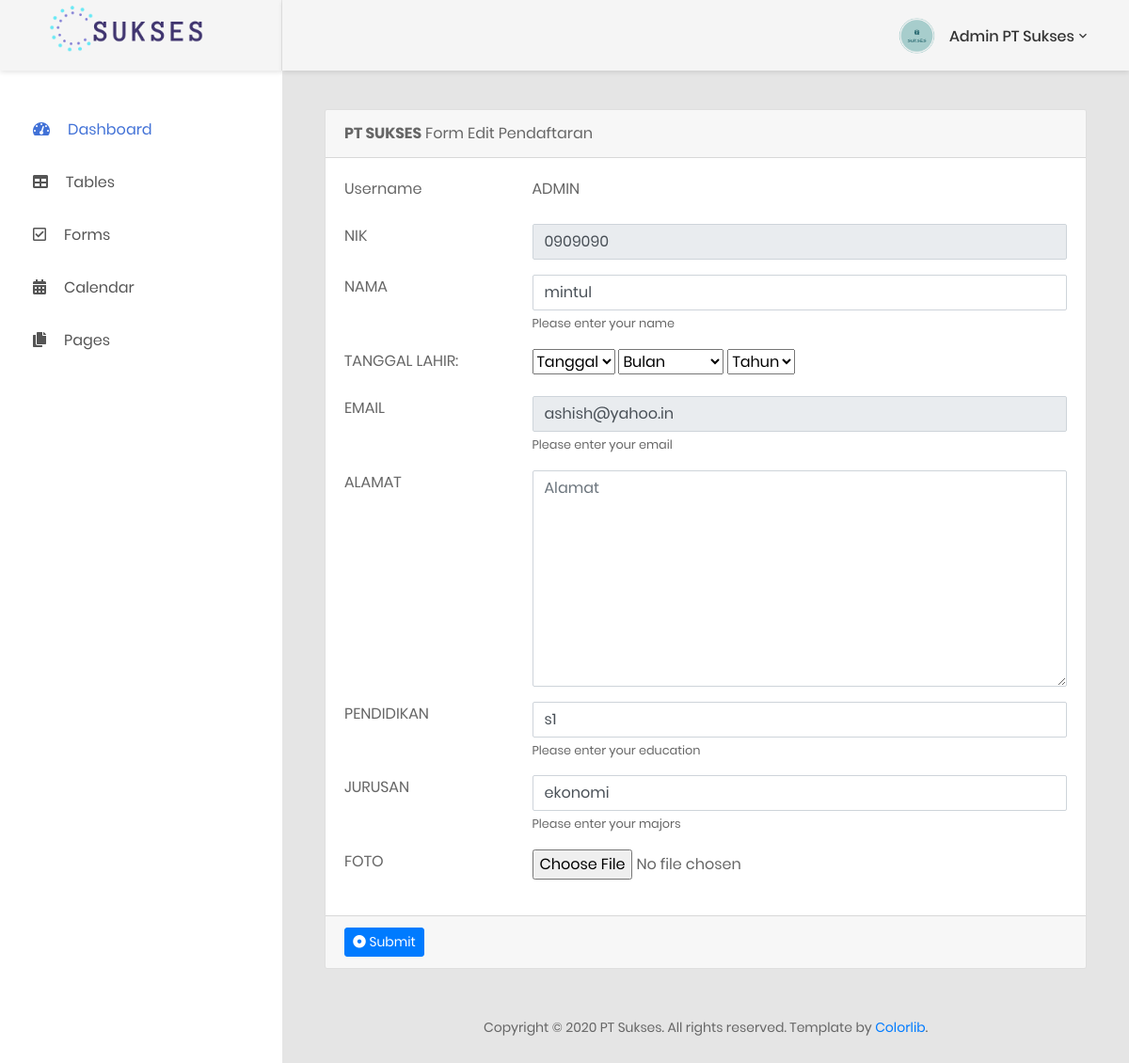
Page /form_edit.php?id_pegawai=2 (signed in) on the committed database.
### tables this page shows
CREATE TABLE `pegawai` (
  `id_pegawai` int(50) NOT NULL,
  `nik` varchar(30) NOT NULL,
  `nama` varchar(50) NOT NULL,
  `tgl_lahir` varchar(50) NOT NULL,
  `email` varchar(30) NOT NULL,
  `alamat` varchar(50) NOT NULL,
  `pendidikan` varchar(20) NOT NULL,
  `jurusan` varchar(20) NOT NULL,
  `foto` varchar(10) NOT NULL
);

### form_edit.php (the view, shortened to what this page needs)
<!DOCTYPE html>
<html lang="en">
<head>
    <link href="css/font-face.css" rel="stylesheet" media="all">
    <link href="vendor/font-awesome-4.7/css/font-awesome.min.css" rel="stylesheet" media="all">
    <link href="vendor/font-awesome-5/css/fontawesome-all.min.css" rel="stylesheet" media="all">
    <link href="vendor/mdi-font/css/material-design-iconic-font.min.css" rel="stylesheet" media="all">
    <link href="vendor/bootstrap-4.1/bootstrap.min.css" rel="stylesheet" media="all">
    <link href="vendor/animsition/animsition.min.css" rel="stylesheet" media="all">
    <link href="vendor/bootstrap-progressbar/bootstrap-progressbar-3.3.4.min.css" rel="stylesheet" media="all">
    <link href="vendor/wow/animate.css" rel="stylesheet" media="all">
    <link href="vendor/css-hamburgers/hamburgers.min.css" rel="stylesheet" media="all">
    <link href="vendor/slick/slick.css" rel="stylesheet" media="all">
    <link href="vendor/select2/select2.min.css" rel="stylesheet" media="all">
    <link href="vendor/perfect-scrollbar/perfect-scrollbar.css" rel="stylesheet" media="all">
    <link href="css/theme.css" rel="stylesheet" media="all">
</head>
<body class="animsition">
    <div class="page-wrapper">
        <aside class="menu-sidebar d-none d-lg-block">
            <div class="logo">
                <a href="#">
                    <img src="images/icon/sakses.png" alt="Cool Admin" />
                </a>
            </div>
            <div class="menu-sidebar__content js-scrollbar1">
                <nav class="navbar-sidebar">
                    <ul class="list-unstyled navbar__list">
                        <li class="active has-sub">
                            <a class="js-arrow" href="halaman_admin.php">
                                <i class="fas fa-tachometer-alt"></i>Dashboard</a>
                        </li>
                        <li>
                            <a href="table.php">
                                <i class="fas fa-table"></i>Tables</a>
                        </li>
                        <li>
                            <a href="form.php">
                                <i class="far fa-check-square"></i>Forms</a>
                        </li>
                        <li>
                            <a href="calender.php">
                                <i class="fas fa-calendar-alt"></i>Calendar</a>
                        </li>
                        <li class="has-sub">
                            <a class="js-arrow" href="#">
                                <i class="fas fa-copy"></i>Pages</a>
                        </li>
                    </ul>
                </nav>
            </div>
        </aside>
        <div class="page-container">
            <header class="header-desktop">
                <div class="section__content section__content--p30">
                    <div class="container-fluid">
                        <div class="header-wrap">
                            <div class="header-button">
                                <div class="account-wrap">
                                    <div class="account-item clearfix js-item-menu">
                                        <div class="image">
                                            <img src="images/icon/bulet.png" alt="Admin PT Sukses" />
                                        </div>
                                        <div class="content">
                                            <a class="js-acc-btn" href="#">Admin PT Sukses</a>
                                        </div>
                                    </div>
                                </div>
                            </div>
                        </div>
                    </div>
                </div>
            </header>
            <div class="main-content">
                <div class="section__content section__content--p30">
                    <div class="container-fluid">
                        <div class="row">
                            <div class="col-md-12">
                                <div class="card">
                                    <div class="card-header">
                                        <strong>PT SUKSES</strong> Form Edit Pendaftaran
                                    </div>
                                    <div class="card-body card-block">
                                        <form action="proses_edit.php" method="post" enctype="multipart/form-data" class="form-horizontal">
                                            <?php
                                            $id_pegawai = $_GET['id_pegawai'];
                                            $query = mysql_query("SELECT * FROM pegawai WHERE id_pegawai = '$id_pegawai'") or die(mysql_error());
                                            $data = mysql_fetch_array($query);
                                            ?>
                                            <div class="row form-group">
                                                <div class="col col-md-3">
                                                    <label class=" form-control-label">Username</label>
                                                </div>
                                                <div class="col-12 col-md-9">
                                                    <p class="form-control-static">ADMIN</p>
                                                </div>
                                            </div>
                                            <div class="row form-group">
                                                <div class="col col-md-3">
                                                    <label for="nik" class=" form-control-label">NIK</label>
                                                </div>
                                                <div class="col-12 col-md-9">
                                                    <input disabled="disable" type="text" id="nik" name="nik" placeholder="NIK" class="form-control" value="<?php echo $data['nik'] ?>" required>
                                                </div>
                                            </div>
                                            <div class="row form-group">
                                                <div class="col col-md-3">
                                                    <label for="nama" class=" form-control-label">NAMA</label>
                                                </div>
                                                <div class="col-12 col-md-9">
                                                    <input type="text" id="nama" name="nama" placeholder="Name" class="form-control" value="<?php echo $data['nama'] ?>" required>
                                                    <small class="help-block form-text">Please enter your name</small>
                                                </div>
                                            </div>
                                            <div class="row form-group">
                                                <div class="col col-md-3">
                                                    <label class="form-control-label" for="tgl_lahir" name="tgl_lahir">TANGGAL LAHIR:</label>
                                                </div>
                                                <div class="col-12 col-md-9">
                                                  <select name="tgl" id="select">
                                                    <option value="<?php echo $data['tgl_lahir'] ?>" required>Tanggal</option>
                                                  </select>
                                                  <select name="bln" id="select">
                                                    <option value="<?php echo $data['tgl_lahir'] ?>" required>Bulan</option>
                                                  </select>
                                                  <select name="thn" id="select">
                                                    <option value="<?php echo $data['tgl_lahir'] ?>" required>Tahun</option>
                                                  </select>
                                                </div>
                                            </div>
                                            <div class="row form-group">
                                                <div class="col col-md-3">
                                                    <label for="email" class=" form-control-label">EMAIL</label>
                                                </div>
                                                <div class="col-12 col-md-9">
                                                    <input disabled="disable" type="email" id="email" name="email" placeholder="Email" class="form-control" value="<?php echo $data['email'] ?>" required>
                                                    <small class="help-block form-text">Please enter your email</small>
                                                </div>
                                            </div>
                                            <div class="row form-group">
                                                <div class="col col-md-3">
                                                    <label for="alamat" class=" form-control-label">ALAMAT</label>
                                                </div>
                                                <div class="col-12 col-md-9">
                                                    <textarea name="alamat" id="alamat" rows="9" placeholder="Alamat" class="form-control" value="<?php echo $data['alamat'] ?>" required></textarea>
                                                </div>
                                            </div>
                                            <div class="row form-group">
                                                <div class="col col-md-3">
                                                    <label for="pendidikan" class=" form-control-label">PENDIDIKAN</label>
                                                </div>
                                                <div class="col-12 col-md-9">
                                                    <input type="text" id="pendidikan" name="pendidikan" placeholder="Pendidikan" class="form-control" value="<?php echo $data['pendidikan'] ?>" required>
                                                    <small class="help-block form-text">Please enter your education</small>
                                                </div>
                                            </div>
                                            <div class="row form-group">
                                                <div class="col col-md-3">
                                                    <label for="jurusan" class=" form-control-label">JURUSAN</label>
                                                </div>
                                                <div class="col-12 col-md-9">
                                                    <input type="text" id="jurusan" name="jurusan" placeholder="Jurusan" class="form-control" value="<?php echo $data['jurusan'] ?>" required>
                                                    <small class="help-block form-text">Please enter your majors</small>
                                                </div>
                                            </div>
                                            <div class="row form-group">
                                                <div class="col col-md-3">
                                                    <label for="file-input" class=" form-control-label">FOTO</label>
                                                </div>
                                                <div class="col-12 col-md-9">
                                                    <input type="file" id="file-input" name="foto" class="form-control-file" value="<?php echo $data['foto'] ?>" required>
                                                </div>
                                            </div>
                                    </div>
                                    <div class="card-footer">
                                        <button type="submit" class="btn btn-primary btn-sm" name="submit">
                                            <i class="fa fa-dot-circle-o"></i> Submit
                                        </button>
                                    </div>
                                </div>
                            </div>
                        </div>
                        <div class="row">
                            <div class="col-md-12">
                                <div class="copyright">
                                    <p>Copyright © 2020 PT Sukses. All rights reserved. Template by <a href="https://colorlib.com">Colorlib</a>.</p>
                                </div>
                            </div>
                        </div>
                    </div>
                </div>
            </div>
        </div>
    </div>
</body>
</html>

### rows in the picture
pegawai: nik "0909090", nama "mintul", email "ashish@yahoo.in", alamat "Alamat", pendidikan "s1", jurusan "ekonomi"
